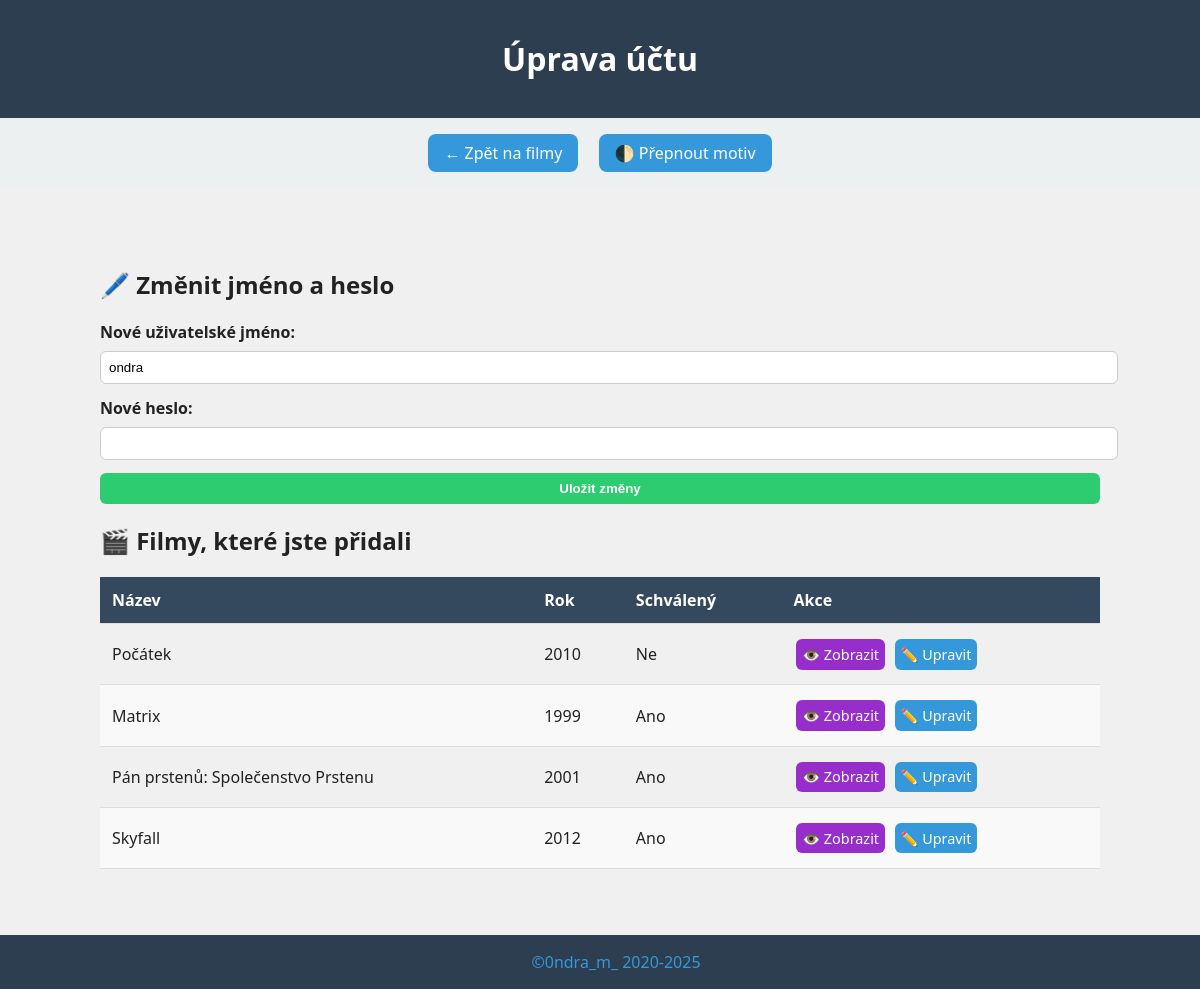
/settings.php (signed in), run on an earlier commit of the app's database.
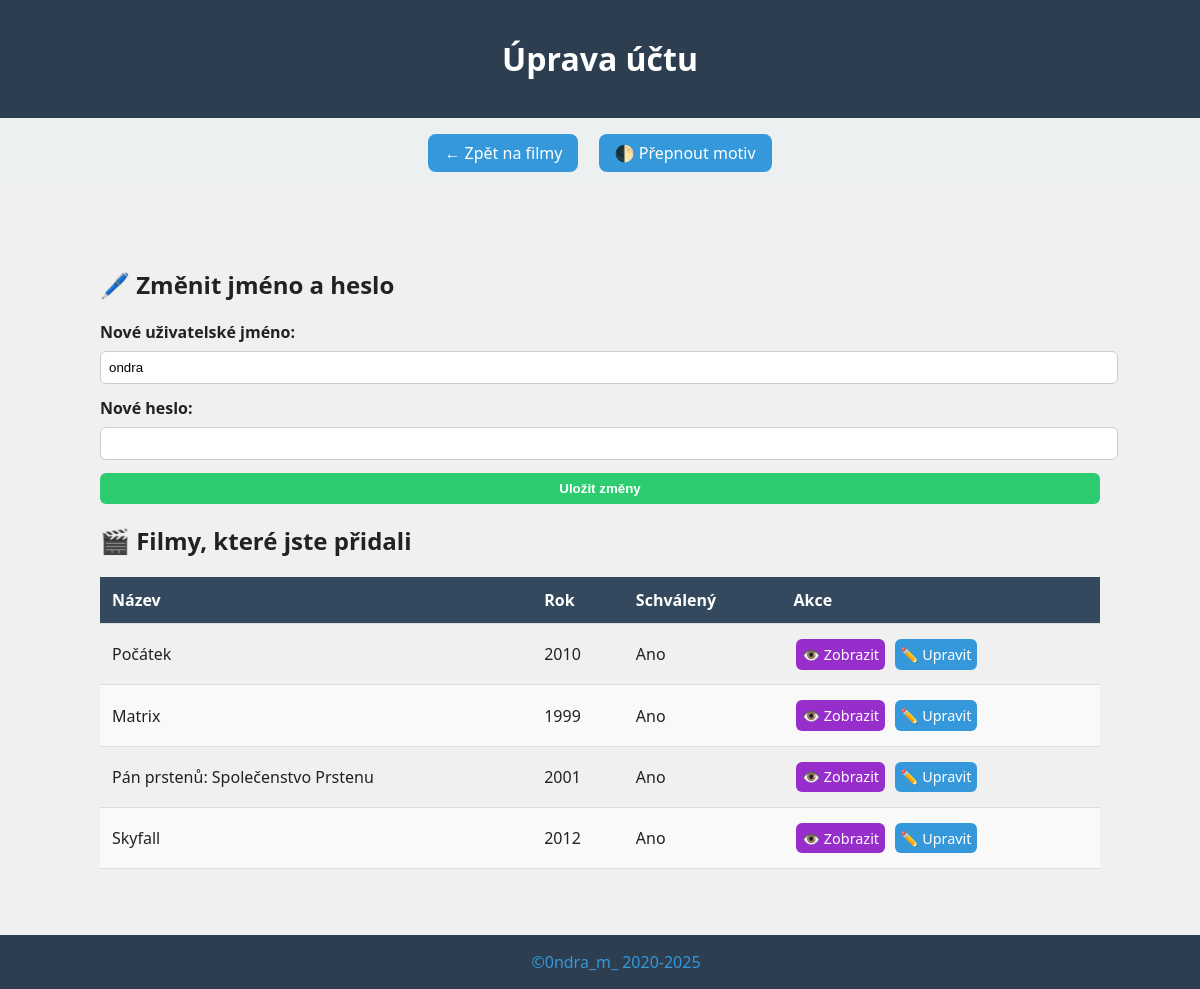
And on a later commit of the database.
### tables this page shows
CREATE TABLE `filmy` (
  `id` int(11) NOT NULL,
  `nazev` varchar(255) NOT NULL,
  `rok` int(11) NOT NULL,
  `zanr` varchar(100) DEFAULT NULL,
  `reziser` varchar(255) DEFAULT NULL,
  `hodnoceni` decimal(3,1) DEFAULT NULL,
  `popis` text DEFAULT NULL,
  `schvaleno` tinyint(1) DEFAULT 0,
  `vytvoreno` timestamp NOT NULL DEFAULT current_timestamp(),
  `autor` varchar(50) NOT NULL DEFAULT 'neznámý'
);

### settings.php (the view, shortened to what this page needs)
<?php
   require 'db.php';
   $username = $_SESSION['username'];
   $user_result = $conn->query("SELECT * FROM uzivatele WHERE username = '$username'");
   if ($user_result->num_rows > 0) {
       $user = $user_result->fetch_assoc();
   } else {
       die("Uživatel nenalezen.");
   }
   $films_result = $conn->query("SELECT * FROM filmy WHERE autor = '$username' ORDER BY vytvoreno DESC");
   ?>
<!DOCTYPE html>
<html lang="cs">
   <head>
      <link rel="stylesheet" href="styles.css">
   </head>
   <body>
      <header>
         <h1>Úprava účtu</h1>
      </header>
      <nav>
         <a class="button" href="index.php">← Zpět na filmy</a>
         <a class="button" onclick="toggleTheme()">🌓 Přepnout motiv</a>
      </nav>
      <div class="container">
         <h2>🖊️ Změnit jméno a heslo</h2>
         <form method="POST" action="settings.php" class="credentials-form">
            <label class="form-label">Nové uživatelské jméno:</label>
            <input type="text" name="new_username" class="form-input" value="<?= htmlspecialchars($user['username']) ?>" required>
            <label class="form-label">Nové heslo:</label>
            <input type="password" name="new_password" class="form-input">
            <button type="submit" class="form-button">Uložit změny</button>
         </form>
         <h2>🎬 Filmy, které jste přidali</h2>
         <div class="table-wrapper">
            <table class="admin-table">
               <thead>
                  <tr>
                     <th>Název</th>
                     <th>Rok</th>
                     <th>Schválený</th>
                     <th>Akce</th>
                  </tr>
               </thead>
               <tbody>
                  <?php while ($film = $films_result->fetch_assoc()): ?>
                  <tr>
                     <td><?= htmlspecialchars($film['nazev']) ?></td>
                     <td><?= htmlspecialchars($film['rok']) ?></td>
                     <td><?= $film['schvaleno'] ? 'Ano' : 'Ne' ?></td>
                     <td>
                        <a class="btn btn-view" href="info.php?id=<?= $film['id'] ?>">👁️ Zobrazit</a>
                        <a class="btn" href="edit.php?id=<?= $film['id'] ?>">✏️ Upravit</a>
                     </td>
                  </tr>
                  <?php endwhile; ?>
               </tbody>
            </table>
         </div>
      </div>
   </body>
   <footer>
      <a href="https://github.com/0ndraM">©0ndra_m_  2020-<?php echo date("Y");?></a>
   </footer>
</html>

What changed in the data, as far as the page shows it:
changed filmy "Počátek": schvaleno "Ne" → "Ano"
